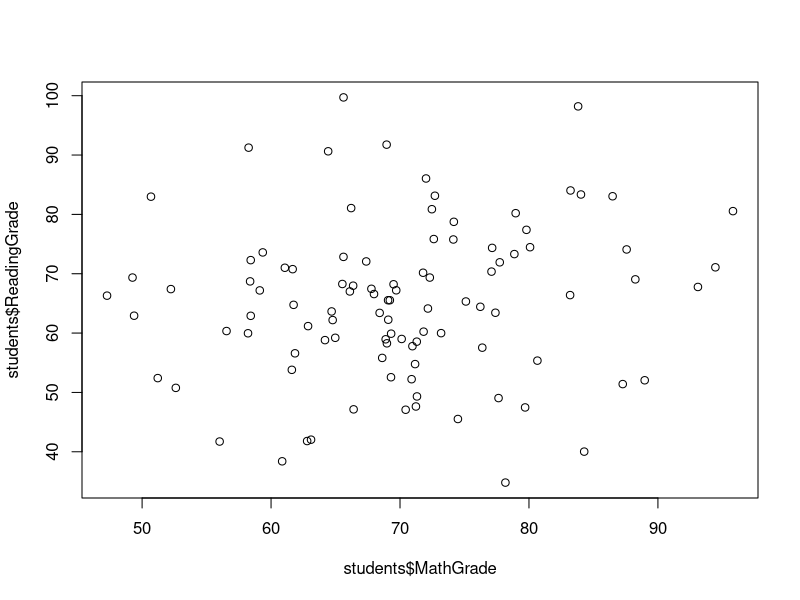
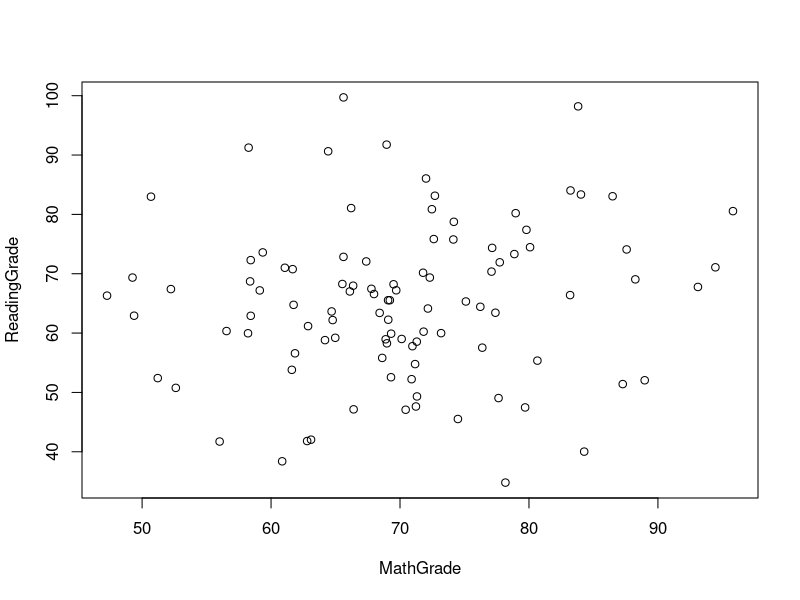
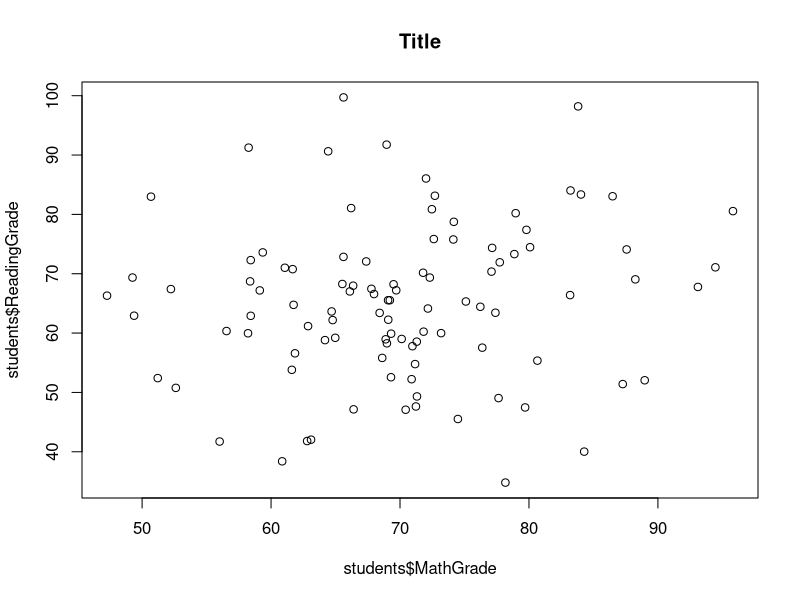
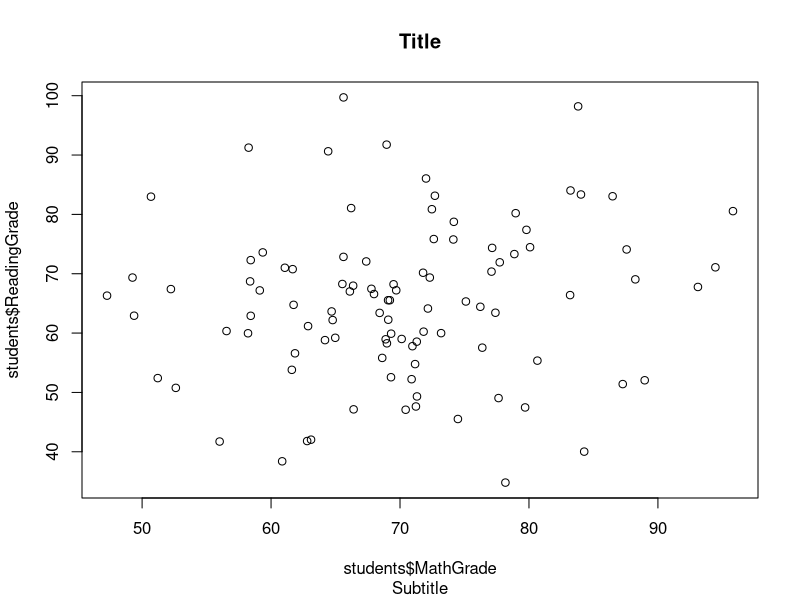
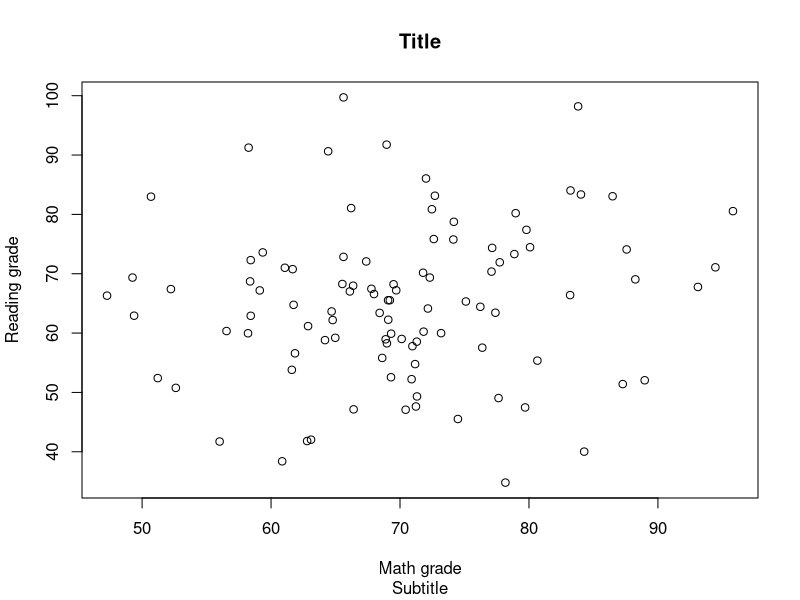
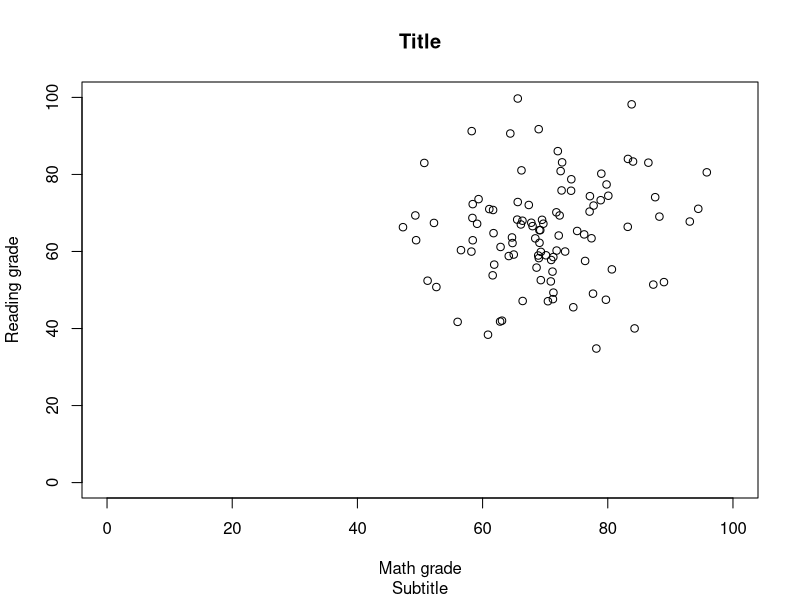
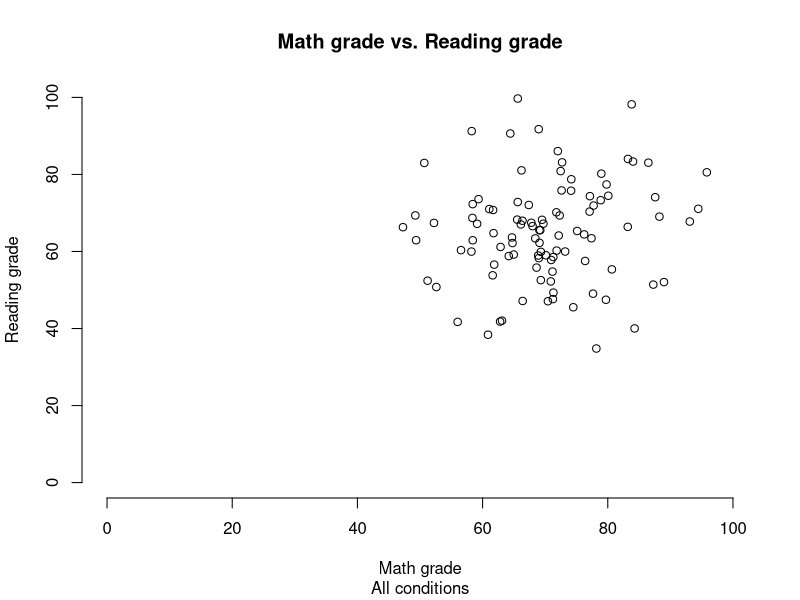
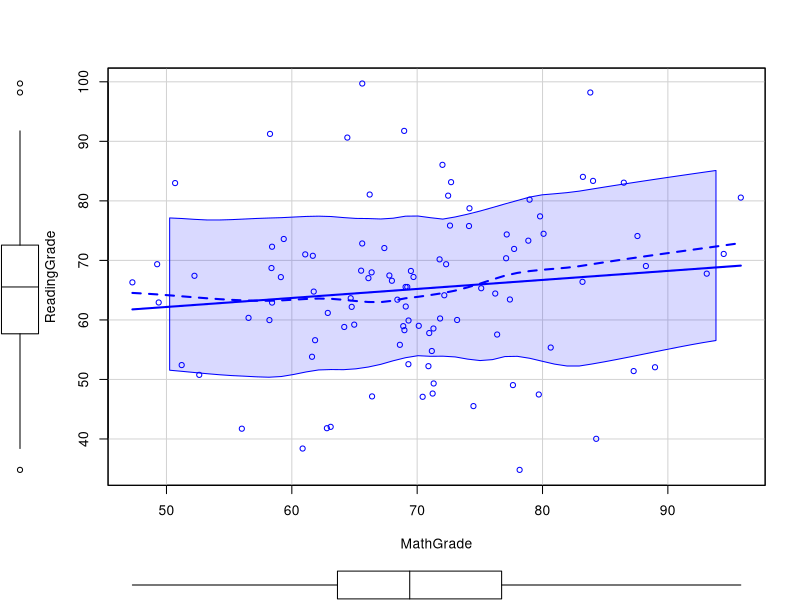

Write R code to recreate these figures, in order.
## ---- chunk 1
library(tidyverse)
knitr::opts_chunk$set(tidy.opts = list(width.cutoff = 60),
                      tidy = TRUE,
                      warning = FALSE,
                      error = TRUE,
                      collapse = TRUE)
set.seed(4561)
## ---- chunk 2
set.seed(100)
MathGrade <- rnorm(n = 100, mean = 70, sd = 10)
set.seed(1000)
ReadingGrade <- rnorm(n = 100, mean = 65, sd = 13)
TestLocation <- c(rep("Classroom", 50), rep("Home", 50))
TestFormat <- c(rep("Paper", 25), rep("Electronic", 25), rep("Paper", 25), rep("Electronic", 25))
students <- tibble::tibble(MathGrade, ReadingGrade, TestLocation, TestFormat)

# Marginal Conditions
PaperTest <- students %>% dplyr::filter(TestFormat == "Paper")
ElectronicTest <- students %>% dplyr::filter(TestFormat == "Electronic")
Classroom <- students %>% dplyr::filter(TestLocation == "Classroom")
Home <- students %>% dplyr::filter(TestLocation == "Home")

# Cell Conditions
PaperTestHome <- PaperTest %>% dplyr::filter(TestLocation == "Home")
PaperTestClassroom <- PaperTest %>% dplyr::filter(TestLocation == "Classroom")
ElectronicTestHome <- ElectronicTest %>% dplyr::filter(TestLocation == "Home")
ElectronicTestClassroom <- ElectronicTest %>% dplyr::filter(TestLocation == "Classroom")
## ---- chunk 3
plot(students$MathGrade, students$ReadingGrade)
# equivalent with formula syntax:
plot(ReadingGrade ~ MathGrade, data=students)
## ---- chunk 4
# add a title
plot(students$MathGrade, students$ReadingGrade, main = "Title")
# and a subtitle
plot(students$MathGrade,
     students$ReadingGrade,
     main = "Title",
     sub = "Subtitle")
# add axis labels
plot(students$MathGrade, students$ReadingGrade, main = "Title", sub = "Subtitle", xlab = "Math grade", ylab = "Reading grade")
# change axis limits
plot(students$MathGrade, students$ReadingGrade, main = "Title", sub = "Subtitle", xlab = "Math grade", ylab = "Reading grade", xlim=c(0, 100), ylim=c(0, 100))
# put all together, and also remove the outer frame
plot(students$MathGrade, students$ReadingGrade, main = "Math grade vs. Reading grade", sub = "All conditions", xlab = "Math grade", ylab = "Reading grade", xlim=c(0, 100), ylim=c(0, 100), frame.plot = FALSE)
## ---- chunk 5
car::scatterplot(ReadingGrade ~ MathGrade, data=students)
## ---- chunk 6
car::scatterplot(ReadingGrade ~ MathGrade, data=students,
                 smooth=list(degree=2))
## ---- chunk 7
main_title <- "Math grade vs. Reading grade"
xlab <- "Math grade"
ylab <- "Reading grade"

plot(PaperTest$MathGrade, PaperTest$ReadingGrade, main=main_title,
     sub="Paper Test",
     xlab=xlab, ylab=ylab,
     xlim=c(0, 100), ylim=c(0, 100))

plot(ElectronicTest$MathGrade, ElectronicTest$ReadingGrade, main=main_title,
     sub="Electronic Test",
     xlab=xlab, ylab=ylab,
     xlim=c(0, 100), ylim=c(0, 100))

plot(Classroom$MathGrade, Classroom$ReadingGrade, main=main_title,
     sub="Classroom",
     xlab=xlab, ylab=ylab,
     xlim=c(0, 100), ylim=c(0, 100))

plot(Home$MathGrade, Home$ReadingGrade, main=main_title,
     sub="Home",
     xlab=xlab, ylab=ylab,
     xlim=c(0, 100), ylim=c(0, 100))
## ---- chunk 8
### Panel with PaperTest (left) and ElectronicTest (right)
# save the old parameters & set new ones
op <- par(mfrow=c(1, 1)) # create a plot with graphs arranged on 1 row and 2 columns

# plot(PaperTest$MathGrade, PaperTest$ReadingGrade, main=main_title,
#      sub="Paper Test",
#      xlab=xlab, ylab=ylab,
#      xlim=c(0, 100), ylim=c(0, 100))
plot(PaperTest$MathGrade, PaperTest$ReadingGrade, main=main_title,
     sub="Paper Test",
     xlab=xlab, ylab=ylab,
     xlim=c(0, 100), ylim=c(0, 100))

# plot(ElectronicTest$MathGrade, ElectronicTest$ReadingGrade, main=main_title,
#      sub="Electronic Test",
#      xlab=xlab, ylab=ylab,
#      xlim=c(0, 100), ylim=c(0, 100))
plot(ElectronicTest$MathGrade, ElectronicTest$ReadingGrade, main=main_title,
     sub="Electronic Test",
     xlab=xlab, ylab=ylab,
     xlim=c(0, 100), ylim=c(0, 100))

# reset the parameters
par(op)
## ---- chunk 9
### Panel with Classroom (left) and Home (right)
# save the old parameters & set new ones
op <- par(mfrow=c(1, 2)) # create a plot with graphs on 1 row and 2 columns
plot(Classroom$MathGrade, Classroom$ReadingGrade, main=main_title,
     sub="Classroom",
     xlab=xlab, ylab=ylab,
     xlim=c(0, 100), ylim=c(0, 100))

plot(Home$MathGrade, Home$ReadingGrade, main=main_title,
     sub="Home",
     xlab=xlab, ylab=ylab,
     xlim=c(0, 100), ylim=c(0, 100))
# reset the parameters
par(op)
## ---- chunk 10
# 1st plot
plot(PaperTest$MathGrade, PaperTest$ReadingGrade, main=main_title,
     sub="Paper Test",
     xlab=xlab, ylab=ylab,
     xlim=c(0, 100), ylim=c(0, 100))

# points() just adds points to an existing plot:
# it inherits main, sub, labels, axes limits, etc. from the "parent" plot
points(ElectronicTest$MathGrade, ElectronicTest$ReadingGrade, main=main_title,
       pch=2, col="blue")
## ---- chunk 11
plot(PaperTest$MathGrade, PaperTest$ReadingGrade, main=main_title,
     sub="Paper Test",
     xlab=xlab, ylab=ylab,
     xlim=c(0, 100), ylim=c(0, 100))

points(ElectronicTest$MathGrade, ElectronicTest$ReadingGrade, main=main_title,
       pch=2, col="blue")
legend("topleft", legend=c("Paper Test", "Electronic Test"), col=c("Black", "Blue"),
       pch=c(1, 2))
## ---- chunk 12
X <- iris %>% dplyr::select(-Species)
pairs(X, pch=19)
## ---- chunk 13
pairs(X, pch=19, lower.panel=NULL)
## ---- chunk 14
# define custom colors in RGB format
my_cols <- c("#00AFBB", "#E7B800", "#FC4E07")
## ---- chunk 15
# pairs(X, pch=19, lower.panel=NULL,
#       cex=0.5, # make the points smaller
#       col=---)
pairs(X, pch=19, lower.panel=NULL,
      cex=0.5, # make the points smaller
      col=my_cols[iris$Species])
## ---- chunk 16
(mm <- as_tibble(morley))
## ---- chunk 17
mm$Expt <- factor(mm$Expt)
mm$Run <- factor(mm$Run)
## ---- chunk 18
plot(Speed ~ Expt, data=mm, main="Speed of Light Data", xlab="Experiment No.")
## ---- chunk 19
# single boxplot
boxplot(mm$Speed)
# same as the previous boxplot comparing the five experiments, without plot frames
boxplot(Speed ~ Expt, data=mm, frame=FALSE)
# don't plot outliers
boxplot(Speed ~ Expt, data=mm, frame=FALSE, outline=FALSE)
# add some labels
boxplot(Speed ~ Expt, data=mm, frame=FALSE, outline=FALSE, main="Michelson Speed of light data", xlab="Experiment")
# horizontal boxplots
boxplot(Speed ~ Expt, data=mm, frame=FALSE, horizontal=TRUE)
# customizing colors
boxplot(Speed ~ Expt, data=mm, frame=FALSE, col=NULL, border="darkgreen")
## ---- chunk 20
stripchart(Speed ~ Expt, data=mm, pch=19)
# vertical plot with jittering
stripchart(Speed ~ Expt, data=mm, pch=19,
           vertical=TRUE, method="jitter")
# change point shapes and color by group
stripchart(Speed ~ Expt, data=mm, pch=1:5,  col=1:5,
           vertical=TRUE, method="jitter",
           main="Speed by Experiment",
           xlab="Experiment")

## ---- chunk 21
VADeaths

# consider only the 1st three rows, to simplify
x <- VADeaths[1:3, "Rural Male"]
## ---- chunk 22
# basic bar plot
barplot(x)
# horizontal version
barplot(x, horiz=TRUE)
# change group names
barplot(x, names.arg=c("A", "B", "C"))
# customize colors
barplot(x, col="white", border="steelblue")
## ---- chunk 23
# different colors for each group
barplot(x, col = c("#999999", "#E69F00", "#56B4E9"))
# add labels
barplot(x, col = c("#999999", "#E69F00", "#56B4E9"),
        main="Death rates in Virginia",
        xlab="Age group",
        ylab="Rate")
## ---- chunk 24
# define some colors
palette <- ggsci::pal_startrek()
my_cols <- palette(5)

# stacked bar plots
barplot(VADeaths, legend=rownames(VADeaths), col=my_cols)

# grouped bar plots
barplot(VADeaths, legend=rownames(VADeaths), col=my_cols,
        beside=TRUE)

# customized legend
barplot(VADeaths, beside=TRUE, col=my_cols)
legend("topleft", legend=rownames(VADeaths), fill=my_cols,
       box.lty=0, cex=0.8)

## ---- chunk 25
# data generation
x <- seq(1, 10)
y1 <- x*x
y2 <- 2*y1

# stair steps plot
plot(x, y1, type="S",
     xlab="x", ylab="y")

# points + lines, custom color
plot(x, y1, type="b", pch=19, col="darkorange",
     xlab="x", ylab="y")

# multiple lines:
# 1. draw the 1st line plot
plot(x, y1, type="b", pch=19, col="blue",
     xlab="x", ylab="y")
# 2. add the 2nd line
lines(x, y2, pch=18, type="b", col="darkred", lty=2)
# 3. (optional) add a legend
legend("topleft", legend=c("x^2", "2x^2"), col=c("blue", "darkred"), lty=1:2, lwd=2, cex=0.8)
## ---- chunk 26
x <- students$MathGrade

# basic histograms
hist(x)
hist(x, breaks=5)
hist(x, breaks=20)
# custom color
hist(x, col="steelblue")
## ---- chunk 27
dens <- density(x)
plot(dens, col="blue", main="Density of Math grades")
# a filled version using polygon():
polygon(dens, col="blue")
## ---- chunk 28
# load the 'faithful' data set
data(faithful)
x <- as_tibble(faithful)
x
## ---- chunk 29
lm_fit <- lm(eruptions ~ waiting, data=x)
summary(lm_fit)
## ---- chunk 30
qqnorm(resid(lm_fit), main="Residuals rankit plot")
qqline(resid(lm_fit))
## ---- chunk 31
as_tibble(mtcars)
## ---- chunk 32
# arrange the data by increasing mpg
x <- mtcars %>% dplyr::arrange(mpg)
dotchart(x$mpg, labels=rownames(x), cex=0.5, pch=19, xlab="mpg")
## ---- chunk 33
# group by "cyl" and color groups
grps <- as.factor(x$cyl)
# select the required number of colors from a custom palette
my_cols <- ggsci::pal_futurama()(nlevels(grps))
## ---- chunk 34
# create the dot chart
dotchart(x$mpg, labels=rownames(x),
         groups=grps, gcolor=my_cols,
         color=my_cols[grps],
         cex=0.6, pch=19, xlab="mpg")
